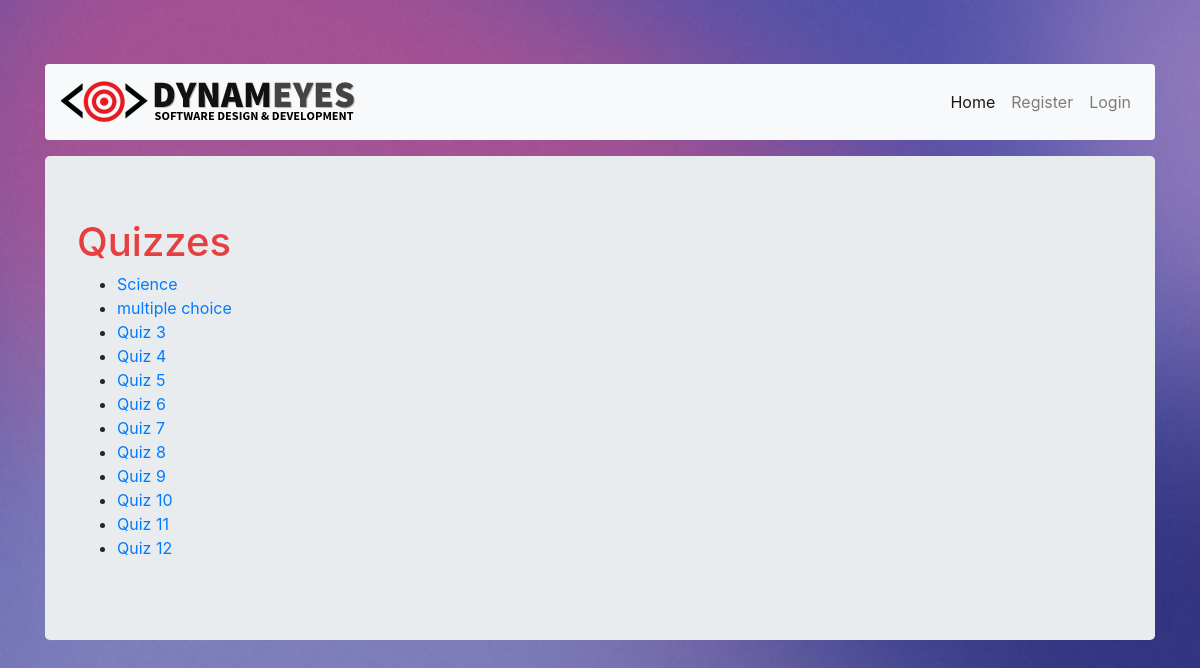
The app's page /, older data.
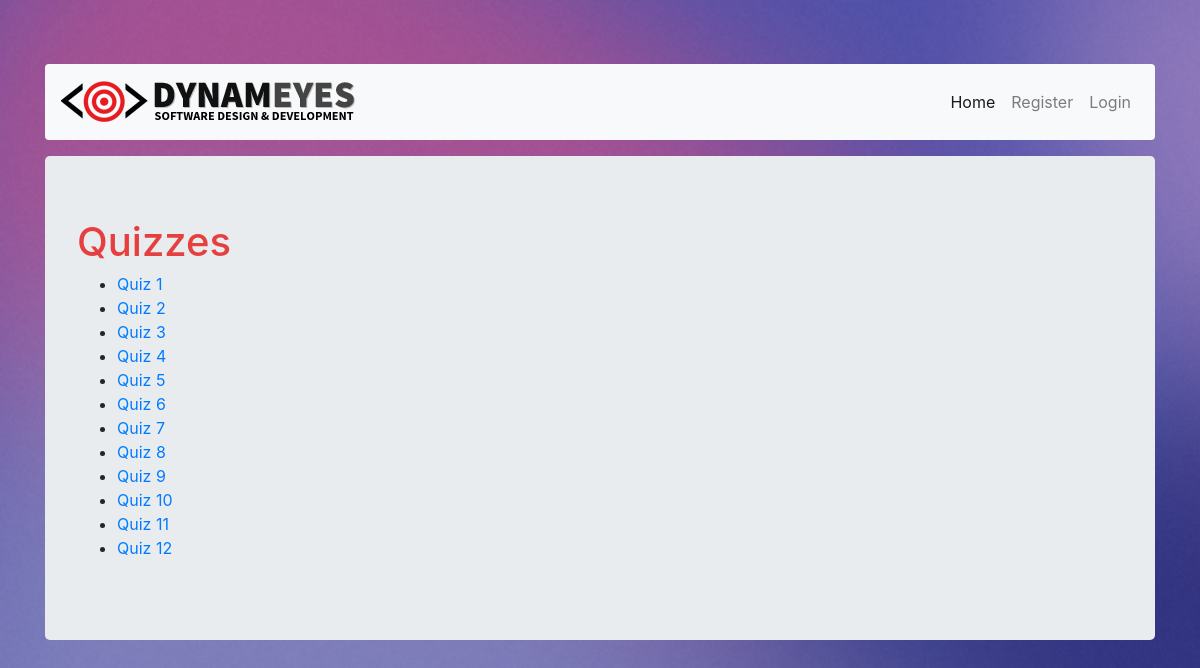
The same page, newer data.
### quiz/models.py (models this page shows, shortened)
class Quiz(models.Model):
    quiz_title = models.CharField(max_length=200)
    pub_date = models.DateTimeField('date published', auto_now_add=True)
    expiration = models.DateTimeField('expiration date')
    class Meta:
        verbose_name_plural = 'quizzes'

### quiz/views.py (the view)
# urls.py: url(r'^$', views.index, name='index'),
def index(request):
    queryset = Quiz.objects.all()
    context = {
        'objects_quiz': queryset,
        'title': "Quiz Builder",
    }
    return render(request, 'index.html', context)

### quiz/templates/index.html
{% extends 'base.html' %}
{% block content %}
    {% include 'nav.html' %}
    <div class="jumbotron">
        <h1>Quizzes</h1>
        <ul>
            {% for obj in objects_quiz %}
                <li>
                    <a href="/quiz/{{ obj.id }}">
                        {{ obj.quiz_title }}
                    </a>
                </li>
            {% endfor %}
        </ul>
    </div>
{% endblock %}

Row changes from the older to the newer data that the page shows:
changed Quiz: quiz_title "Science" → "Quiz 1"
changed Quiz: quiz_title "multiple choice" → "Quiz 2"
